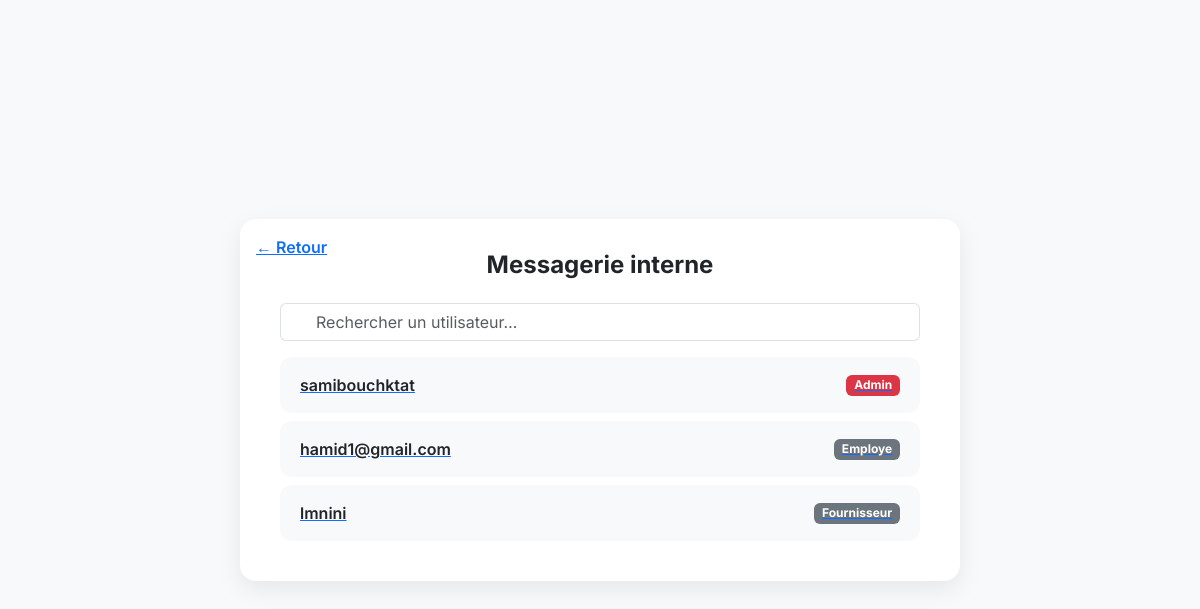
/messages/ (signed in), run on an earlier commit of the app's database.
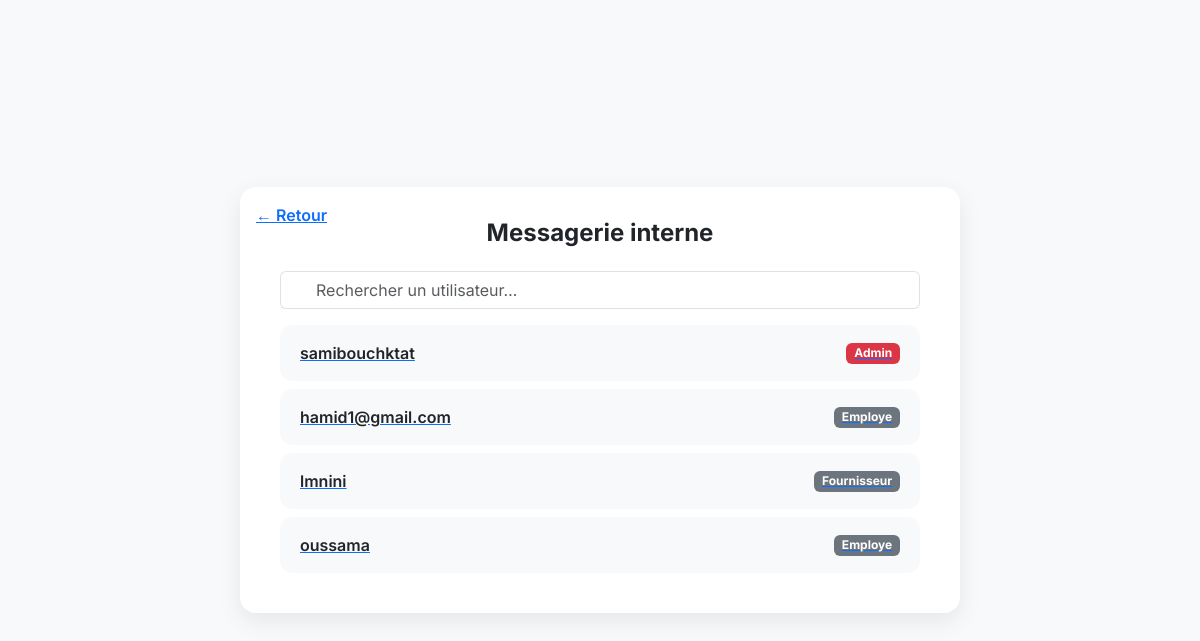
And on a later commit of the database.
### inventory/models.py (models this page shows, shortened)
class CustomUser(AbstractUser):
    ROLE_CHOICES = [
        ('admin', 'Administrateur'),
        ('gestionnaire', 'Gestionnaire de stock'),
        ('employe', 'Employé'),
        ('fournisseur', 'Fournisseur'),
    ]
    role = models.CharField(max_length=20, choices=ROLE_CHOICES)
    phone_number = models.CharField(max_length=15, blank=True, null=True)
    secondary_email = models.EmailField("Email secondaire (2FA)", blank=True, null=True, unique=True)

### inventory/views.py (the view)
# urls.py: path('messages/', msg, name='msg'),
@login_required
def msg(request):
    users = CustomUser.objects.exclude(id=request.user.id)
    return render(request, 'msg.html', {'users': users})

### templates/msg.html (shortened to what this page needs)
{% load static %}
<!DOCTYPE html>
<html lang="fr" data-bs-theme="auto">
<head>
  <link href="https://cdn.jsdelivr.net/npm/bootstrap@5.3.3/dist/css/bootstrap.min.css" rel="stylesheet" />
</head>
<body>
  <main class="msg-wrapper">
    <a href="javascript:history.back()" class="position-absolute top-0 start-0 m-3 link-primary fw-semibold">← Retour</a>
    {% if user.is_authenticated %}
      <h1 class="h4 fw-bold text-center mb-4">Messagerie interne</h1>
      <div class="input-group mb-3">
        <span class="input-group-text bg-transparent border-end-0"></span>
        <input class="form-control border-start-0" placeholder="Rechercher un utilisateur…" id="searchInput" autocomplete="off">
      </div>
      <div id="userList" class="d-none">
        {% if users %}
          {% for u in users %}
            <a href="{% url 'conv' u.id %}" class="user-card d-block mb-2 fade-slide" data-username="{{ u.username|lower }}">
              <div class="d-flex justify-content-between align-items-center">
                <span class="fw-semibold text-body">{{ u.username }}</span>
                <span class="badge {% if u.role == 'admin' %}bg-danger{% elif u.role == 'gestionnaire' %}bg-primary{% else %}bg-secondary{% endif %} role-badge">{{ u.role|capfirst }}</span>
              </div>
            </a>
          {% endfor %}
        {% else %}
          <p class="text-center text-muted mb-0">Aucun utilisateur trouvé.</p>
        {% endif %}
      </div>
    {% else %}
      <h1 class="h4 fw-bold text-center">Veuillez vous connecter pour accéder à la messagerie.</h1>
      <div class="text-center mt-3">
        <a href="{% url 'login' %}" class="btn btn-primary">Se connecter</a>
      </div>
    {% endif %}
  </main>
</body>
</html>

What changed in the data, as far as the page shows it:
added CustomUser: username "oussama", role "Employe"
